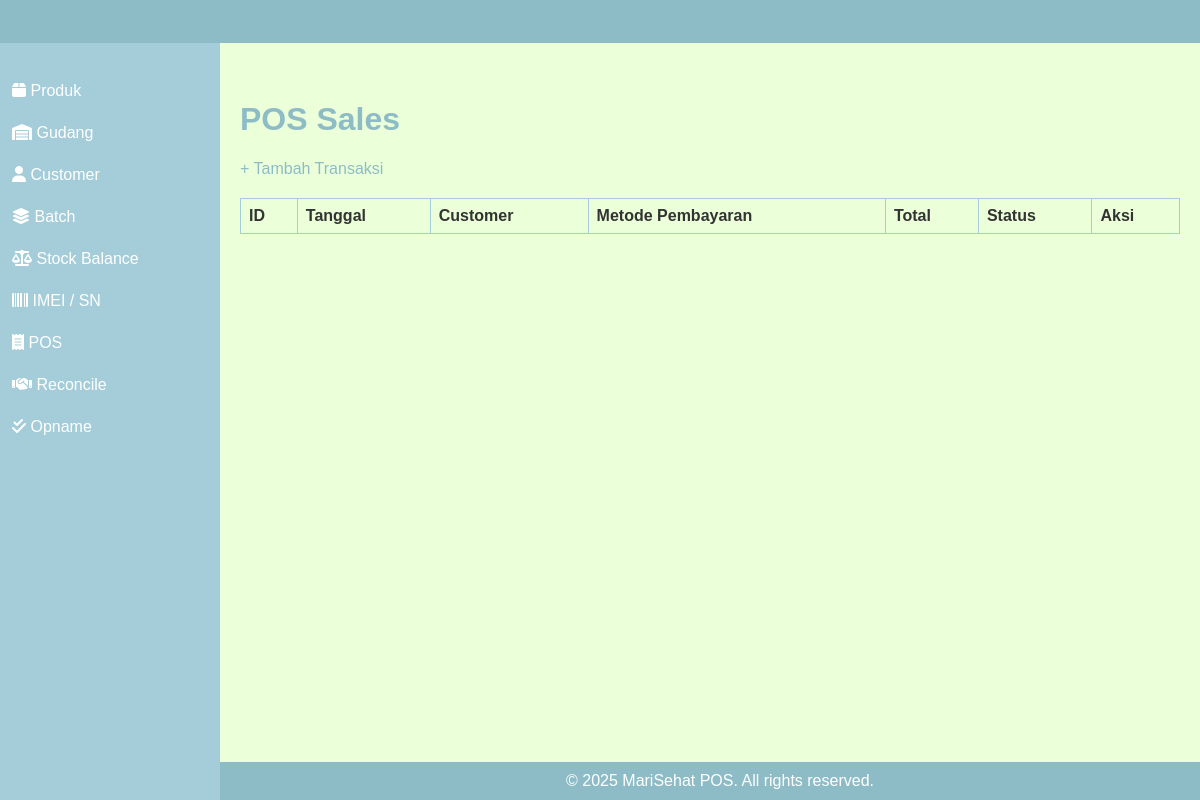
Before: /pos_sales/index.php with the older database file.
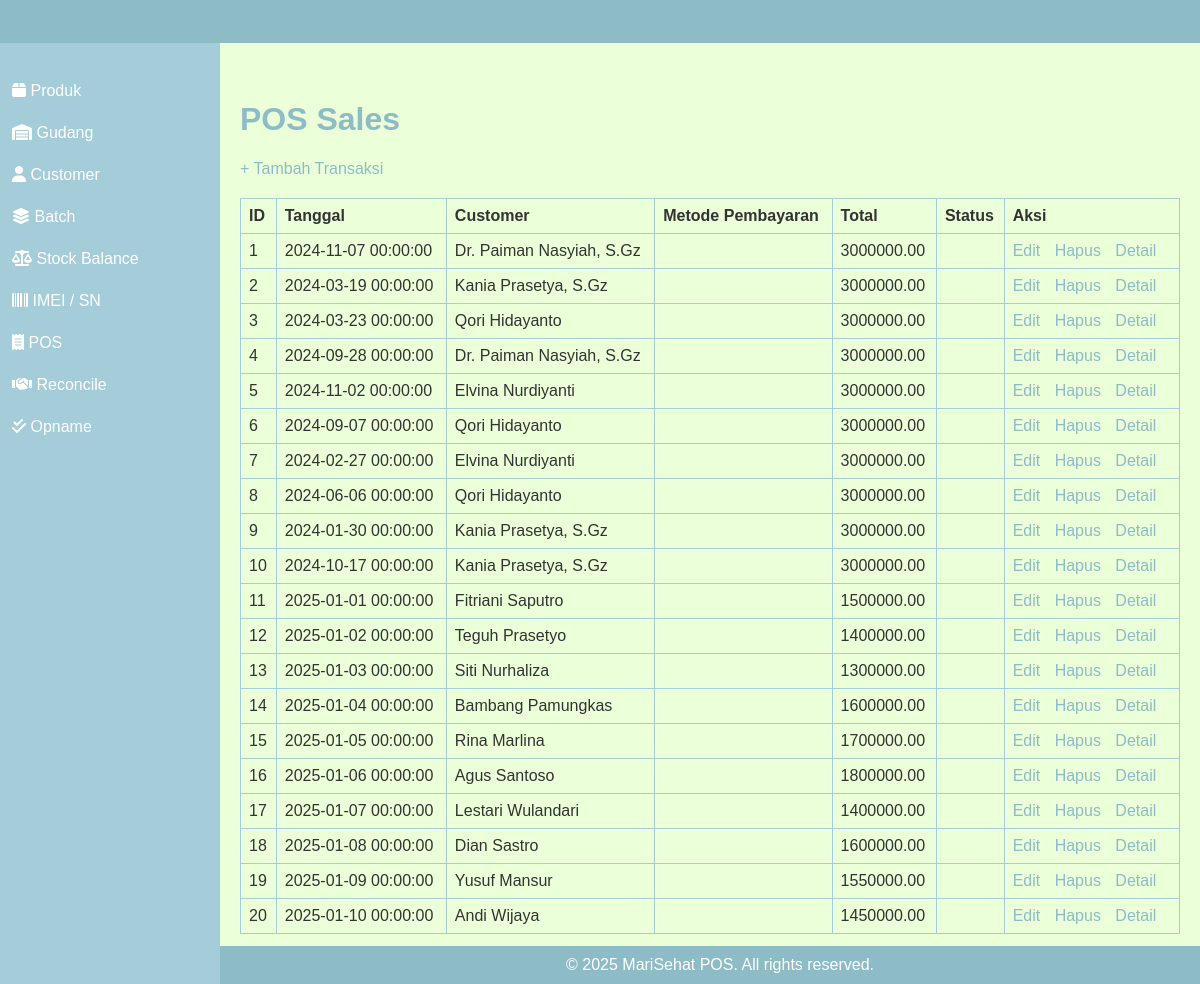
After: the same page with the newer database file.
### tables this page shows
CREATE TABLE `pos_sales` (
  `id` int(11) NOT NULL,
  `kode_transaksi` varchar(50) DEFAULT NULL,
  `tanggal` datetime DEFAULT NULL,
  `customer_id` int(11) DEFAULT NULL,
  `total` decimal(15,2) DEFAULT NULL,
  `potongan_total` decimal(15,2) DEFAULT NULL,
  `total_bayar` decimal(15,2) DEFAULT NULL,
  `metode_pembayaran1` varchar(50) DEFAULT NULL,
  `metode_pembayaran2` varchar(50) DEFAULT NULL,
  `kasir` varchar(50) DEFAULT NULL,
  `sales` varchar(50) DEFAULT NULL,
  `toko` varchar(100) DEFAULT NULL,
  `alamat` varchar(255) DEFAULT NULL
);

CREATE TABLE `customers` (
  `id` int(11) NOT NULL,
  `nama` varchar(100) DEFAULT NULL,
  `alamat` varchar(255) DEFAULT NULL,
  `no_hp` varchar(20) DEFAULT NULL
);

### pos_sales/index.php (the view)
<?php
require '../db.php';
$stmt = $pdo->query("SELECT pos_sales.*, customers.nama AS customer_nama
    FROM pos_sales
    LEFT JOIN customers ON pos_sales.customer_id = customers.id");
$sales = $stmt->fetchAll();
?>
<link rel="stylesheet" href="../css/style.css">
<?php include '../includes/header.php'; ?>
<?php include '../includes/sidebar.php'; ?>
<h1>POS Sales</h1>
<a href="create.php">+ Tambah Transaksi</a>
<table>
    <tr>
        <th>ID</th>
        <th>Tanggal</th>
        <th>Customer</th>
        <th>Metode Pembayaran</th>
        <th>Total</th>
        <th>Status</th>
        <th>Aksi</th>
    </tr>
    <?php foreach ($sales as $s): ?>
    <tr>
        <td><?= $s['id'] ?></td>
        <td><?= htmlspecialchars($s['tanggal']) ?></td>
        <td><?= htmlspecialchars($s['customer_nama'] ?? 'Umum') ?></td>
        <td><?= htmlspecialchars($s['metode_pembayaran']) ?></td>
        <td><?= htmlspecialchars($s['total']) ?></td>
        <td><?= htmlspecialchars($s['status']) ?></td>
        <td>
            <a href="edit.php?id=<?= $s['id'] ?>">Edit</a>
            <a href="delete.php?id=<?= $s['id'] ?>" onclick="return confirm('Yakin hapus?')">Hapus</a>
            <a href="../pos_sale_details/index.php?sale_id=<?= $s['id'] ?>">Detail</a>
        </td>
    </tr>
    <?php endforeach; ?>
</table>
<?php include '../includes/footer.php'; ?>

Changed rows visible on the page:
added pos_sales: id "1", tanggal "2024-11-07 00:00:00", customer.nama "Dr. Paiman Nasyiah, S.Gz", total "3000000.00"
added pos_sales: id "2", tanggal "2024-03-19 00:00:00", customer.nama "Kania Prasetya, S.Gz", total "3000000.00"
added pos_sales: id "3", tanggal "2024-03-23 00:00:00", customer.nama "Qori Hidayanto", total "3000000.00"
added pos_sales: id "4", tanggal "2024-09-28 00:00:00", customer.nama "Dr. Paiman Nasyiah, S.Gz", total "3000000.00"
added pos_sales: id "5", tanggal "2024-11-02 00:00:00", customer.nama "Elvina Nurdiyanti", total "3000000.00"
added pos_sales: id "6", tanggal "2024-09-07 00:00:00", customer.nama "Qori Hidayanto", total "3000000.00"
added pos_sales: id "7", tanggal "2024-02-27 00:00:00", customer.nama "Elvina Nurdiyanti", total "3000000.00"
added pos_sales: id "8", tanggal "2024-06-06 00:00:00", customer.nama "Qori Hidayanto", total "3000000.00"
added pos_sales: id "9", tanggal "2024-01-30 00:00:00", customer.nama "Kania Prasetya, S.Gz", total "3000000.00"
added pos_sales: id "10", tanggal "2024-10-17 00:00:00", customer.nama "Kania Prasetya, S.Gz", total "3000000.00"
added pos_sales: id "11", tanggal "2025-01-01 00:00:00", customer.nama "Fitriani Saputro", total "1500000.00"
added pos_sales: id "12", tanggal "2025-01-02 00:00:00", customer.nama "Teguh Prasetyo", total "1400000.00"
added pos_sales: id "13", tanggal "2025-01-03 00:00:00", customer.nama "Siti Nurhaliza", total "1300000.00"
added pos_sales: id "14", tanggal "2025-01-04 00:00:00", customer.nama "Bambang Pamungkas", total "1600000.00"
added pos_sales: id "15", tanggal "2025-01-05 00:00:00", customer.nama "Rina Marlina", total "1700000.00"
added pos_sales: id "16", tanggal "2025-01-06 00:00:00", customer.nama "Agus Santoso", total "1800000.00"
added pos_sales: id "17", tanggal "2025-01-07 00:00:00", customer.nama "Lestari Wulandari", total "1400000.00"
added pos_sales: id "18", tanggal "2025-01-08 00:00:00", customer.nama "Dian Sastro", total "1600000.00"
added pos_sales: id "19", tanggal "2025-01-09 00:00:00", customer.nama "Yusuf Mansur", total "1550000.00"
added pos_sales: id "20", tanggal "2025-01-10 00:00:00", customer.nama "Andi Wijaya", total "1450000.00"
